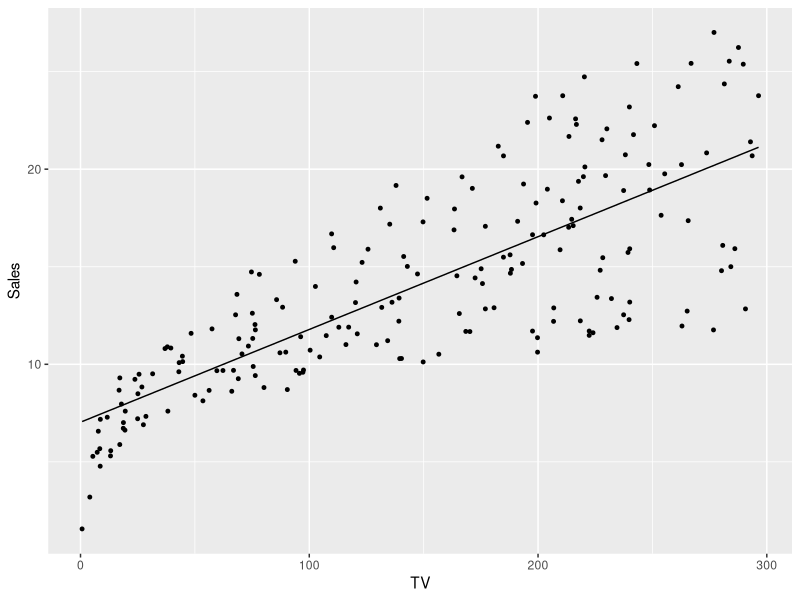
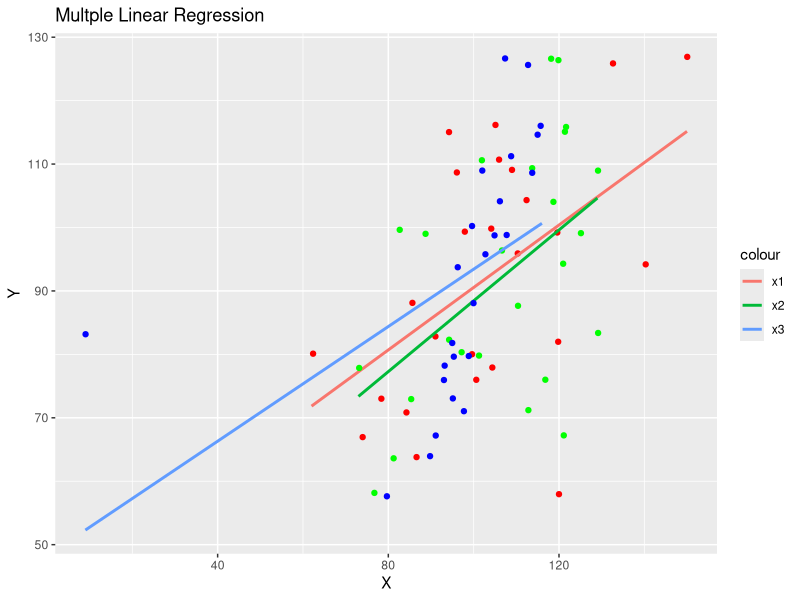

Recreate these plots in R, in order.
#5.1
library(ggplot2)
tv<-read.csv("tv.csv")
data(tv)
relation <- lm(Sales~TV,data=tv)
summary(relation)
ggplot(relation,aes(TV,Sales))+ geom_jitter(aes(TV,Sales),size=1,color="black")+geom_smooth(aes(TV,Sales),method="lm",se=FALSE,color="black",size=0.5)

#5.2
library(ggplot2)
jobprof<-read.csv("jobprof.csv")
data(jobprof)
model <- lm(y~x1+x2+x3,data=jobprof)
summary(model)
p<-ggplot(model)+geom_jitter(aes(x1,y),colour="red")+geom_smooth(aes(x1,y,col="x1"),method="lm",se=FALSE)+geom_jitter(aes(x2,y),colour="green")+geom_smooth(aes(x2,y,col="x2"),method="lm",se=FALSE)+
   geom_jitter(aes(x3,y),colour="blue")+geom_smooth(aes(x3,y,col="x3"),method="lm",se=FALSE)
p+ggtitle("Multple Linear Regression")+xlab("X")+ylab("Y")